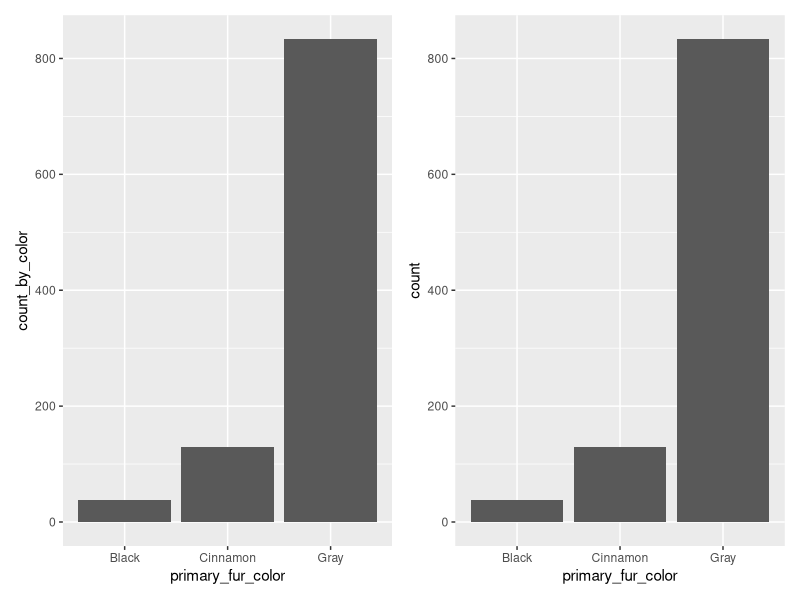

This figure's R source:
library(tidyverse)
library(ggplot2)
library(patchwork)

squirrel_subset <- read.csv('squirrels_subset.csv')

squirrel_subset_by_color <- squirrel_subset %>%  
  group_by(primary_fur_color) %>%  
  summarise(count_by_color = n())

plot_col <- squirrel_subset_by_color %>%  
  ggplot() + 
  aes(x = primary_fur_color, y = count_by_color) + 
  geom_col()

plot_bar <- squirrel_subset %>%  
  ggplot() + 
  aes(x = primary_fur_color) + 
  geom_bar()

plot_col | plot_bar
